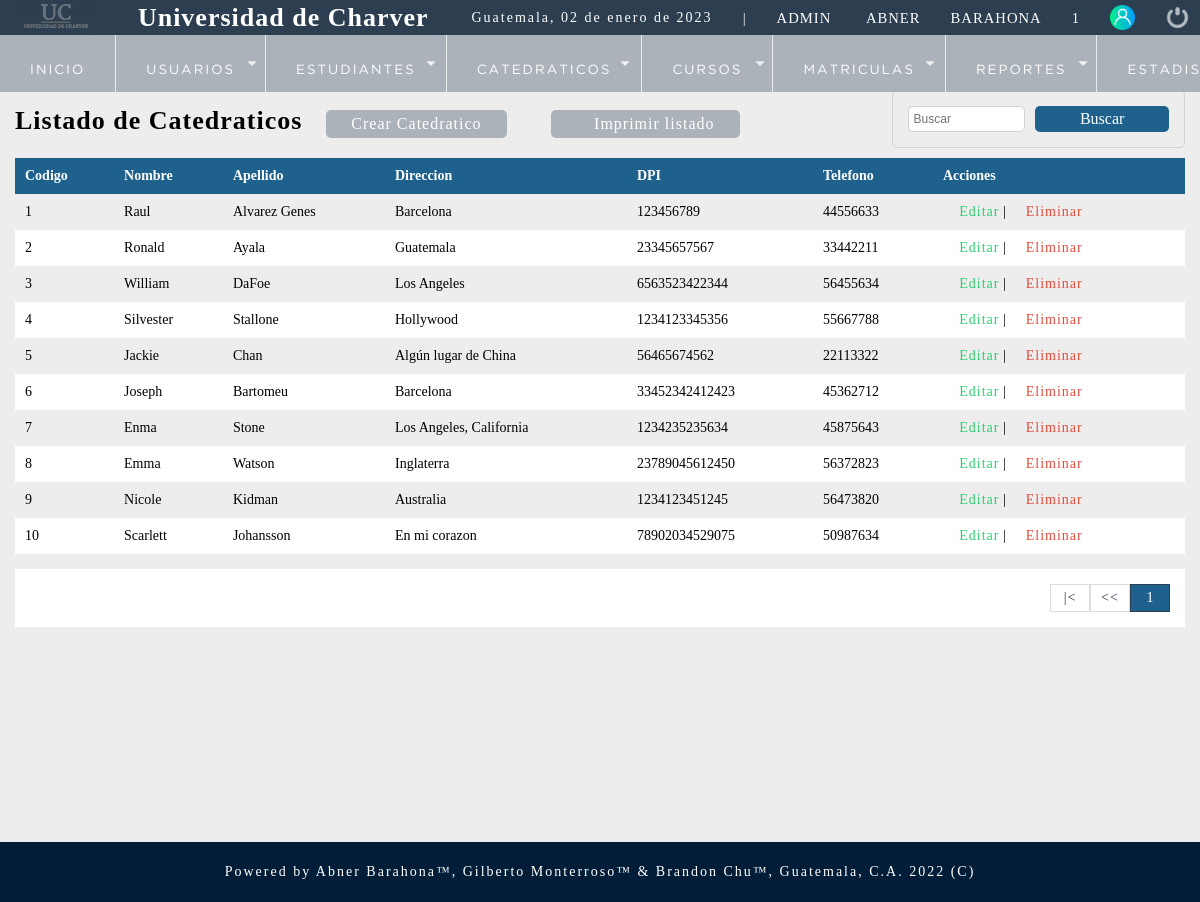
/sistema/lista_catedratico.php (signed in), run on the app's committed database.
### tables this page shows
CREATE TABLE `catedratico` (
  `codigo_cat` int(10) NOT NULL,
  `nombre` varchar(50) NOT NULL,
  `apellido` varchar(50) NOT NULL,
  `direccion` varchar(100) NOT NULL,
  `dpi` bigint(20) NOT NULL,
  `telefono` int(20) NOT NULL,
  `fecha_reg` datetime NOT NULL DEFAULT current_timestamp(),
  `idusuario` int(10) NOT NULL,
  `estado` int(11) NOT NULL DEFAULT 1
);

### sistema/lista_catedratico.php (the view, shortened to what this page needs)
<?php
include "../conexion.php";
?>
<!DOCTYPE html>
<html lang="en">
<head>
		<?php include "includes/scripts.php"; ?>
</head>
<body>
	<?php include "includes/header.php"; ?>
	<section id="container">
		<h1>Listado de Catedraticos</h1>
        <?php
			if($_SESSION['rol'] == 1){
		?>
        <a href="registro_catedratico.php" class="btn_new">Crear Catedratico</a>
        <a href="reportes/reporte_catedraticos.php" class="btn_new"><i class="fas fa-print"></i> Imprimir listado</a>
        <?php } ?>
        <form action="buscar_catedratico.php" method="get" class="form_search">
            <input type ="text" name="busqueda" id="busqueda" placeholder="Buscar">
            <input type="submit" value="Buscar" class="btn_search">
        </form>
            <table>
                <tr>
                    <th>
                        Codigo
                    </th>
                    <th>
                        Nombre
                    </th>
                    <th>
                        Apellido
                    </th>
                    <th>
                        Direccion
                    </th>
                    <th>
                        DPI
                    </th>
                    <th>
                        Telefono
                    </th>
                    <th>
                        <?php
			                if($_SESSION['rol'] == 1){
		                ?>
                        Acciones
                        <?php } ?>
                    </th>
                </tr>
                <?php
                    $query_register = mysqli_query($conection, "SELECT COUNT(*) AS total_register FROM catedratico WHERE estado = 1");
                    $result_register = mysqli_fetch_array($query_register);
                    $total_register = $result_register['total_register'];
                    $por_pagina = 10;
                    if(empty($_GET['pagina'])){
                        $pagina=1;
                    }
                    else{
                        $pagina=$_GET['pagina'];
                    }
                    $desde = ($pagina-1)*$por_pagina;
                    $total_paginas = ceil($total_register/$por_pagina);
                    $query = mysqli_query($conection, "SELECT *
                                                       FROM catedratico
                                                       WHERE estado = 1
                                                       ORDER BY codigo_cat ASC
                                                       LIMIT $desde,$por_pagina");
                    $result = mysqli_num_rows($query);
                    if($result>0){
                        while($data = mysqli_fetch_array($query)){
                ?>
                            <tr>
                                <td>
                                    <?php echo $data["codigo_cat"] ?>
                                </td>
                                <td>
                                    <?php echo $data["nombre"] ?>
                                </td>
                                <td>
                                    <?php echo $data["apellido"] ?>
                                </td>
                                <td>
                                    <?php echo $data["direccion"] ?>
                                </td>
                                <td>
                                    <?php echo $data["dpi"] ?>
                                </td>
                                <td>
                                    <?php echo $data["telefono"] ?>
                                </td>
                                <td>
                                <?php
					                if($_SESSION['rol'] == 1){
				                ?>
                                    <a class="link_edit" href="editar_catedratico.php?id=<?php echo $data["codigo_cat"]; ?>" ><i class="fas fa-edit"></i> Editar</a>
                                    <?php  if($_SESSION["rol"] == 1 ){ ?>
                                        |
                                        <a class="link_delete" href="eliminar_catedratico.php?id=<?php echo $data["codigo_cat"]; ?>" ><i class="fas fa-trash"></i> Eliminar</a>
                                    <?php } ?>
                                <?php } ?>
                                </td>
                            </tr>
                <?php
                        }
                    }
                ?>
            </table>
            <div class="paginador">
                <ul>
                    <?php
                        if($total_register != 0){
                    ?>
                    <li><a href="?pagina=<?php echo 1;?>">|<</a></li>
                    <li><a href="?pagina=<?php echo $pagina-1;?>"><<</a></li>
                        <?php
                        }
                            for($i=1; $i <= $total_paginas; $i++){
                                if($i == $pagina){
                                    echo '<li class= "pageSelected">'.$i.'</li>';
                                }
                                else{
                                    echo '<li><a href="?pagina='.$i.'">'.$i.'</a></li>';
                                }
                            }
                        ?>
                </ul>
            </div>
	</section>
</body>
<?php include "includes/footer.php"; ?>
</html>

### sistema/css/style.css (style rules this page uses)
* { margin: 0; padding: 0; box-sizing: border-box; }
body { background: #ededed; }
h1, h2, h3, h4, h5, h6 { font-family: 'corbel'; font-weight: bold; letter-spacing: 1px; }
h1 { font-size: 26px; }
a { text-decoration: none; font-family: corbel; letter-spacing: 1px; }
#container { padding: 90px 15px 15px; }
form { background: #FFF; margin: auto; padding: 20px 50px; border: 1px solid #d1d1d1; }
input,select { display: block; width: 100%; font-size: 12px; padding: 5px; border: 1px solid #d1d1d1; border-radius: 5px; }
#container h1 { font-size: 26px; display: inline-block; }
.btn_new { display: inline-block; background: #ABB2B9; color: #FFF; padding: 5px 25px; border-radius: 5px; margin: 20px; }
table { border-collapse: collapse; font-size: 14px; font-family: 'Corbel'; width: 100%; }
table th { text-align: left; padding: 10px; background: #1F618D; color: #FFF; }
table tr:nth-child(odd) { background: #FFF; }
table td { padding: 10px; }
.link_edit { color: #2ECC71; }
.link_delete { color: #E74C3C; }
.paginador ul { padding: 15px; list-style: none; background: #FFF; margin-top: 15px; display: -webkit-flex; display: -moz-flex; display: -ms-flex; display: -o-flex; display: flex; justify-content:flex-end; }
.paginador a, .pageSelected { color: #2C3E50; border: 1px solid #ddd; padding: 5px; display: inline-block; font-size: 14px; text-align: center; width: 40px; }
.pageSelected { color: #FFF; background: #1F618D; border: 1px solid #2C3E50; }
.form_search { float: right; padding: 15px; background: initial; border-radius: 5px; display: -webkit-flex; display: -moz-flex; display: -ms-flex; display: -o-flex; display: flex; font-family: 'Corbel'; }
.form_search .btn_search { background: #1F618D; color: #FFF; padding: 0 20px; border: 0; cursor: pointer; margin-left: 10px; font-size: 16px; font-family: 'Corbel'; }

### data on the page
catedratico: codigo_cat "1", nombre "Raul", apellido "Alvarez Genes", direccion "Barcelona", dpi "123456789", telefono "44556633"
catedratico: codigo_cat "2", nombre "Ronald", apellido "Ayala", direccion "Guatemala", dpi "23345657567", telefono "33442211"
catedratico: codigo_cat "3", nombre "William", apellido "DaFoe", direccion "Los Angeles", dpi "6563523422344", telefono "56455634"
catedratico: codigo_cat "4", nombre "Silvester", apellido "Stallone", direccion "Hollywood", dpi "1234123345356", telefono "55667788"
catedratico: codigo_cat "5", nombre "Jackie", apellido "Chan", direccion "Algún lugar de China", dpi "56465674562", telefono "22113322"
catedratico: codigo_cat "6", nombre "Joseph", apellido "Bartomeu", direccion "Barcelona", dpi "33452342412423", telefono "45362712"
catedratico: codigo_cat "7", nombre "Enma", apellido "Stone", direccion "Los Angeles, California", dpi "1234235235634", telefono "45875643"
catedratico: codigo_cat "8", nombre "Emma", apellido "Watson", direccion "Inglaterra", dpi "23789045612450", telefono "56372823"
catedratico: codigo_cat "9", nombre "Nicole", apellido "Kidman", direccion "Australia", dpi "1234123451245", telefono "56473820"
catedratico: codigo_cat "10", nombre "Scarlett", apellido "Johansson", direccion "En mi corazon", dpi "78902034529075", telefono "50987634"

### other printed values
fechaC() "02 de enero de 2023"
$_SESSION['usuario'] "ADMIN"
$_SESSION['nombre'] "ABNER"
$_SESSION['apellido'] "BARAHONA"
$_SESSION['rol'] "1"
